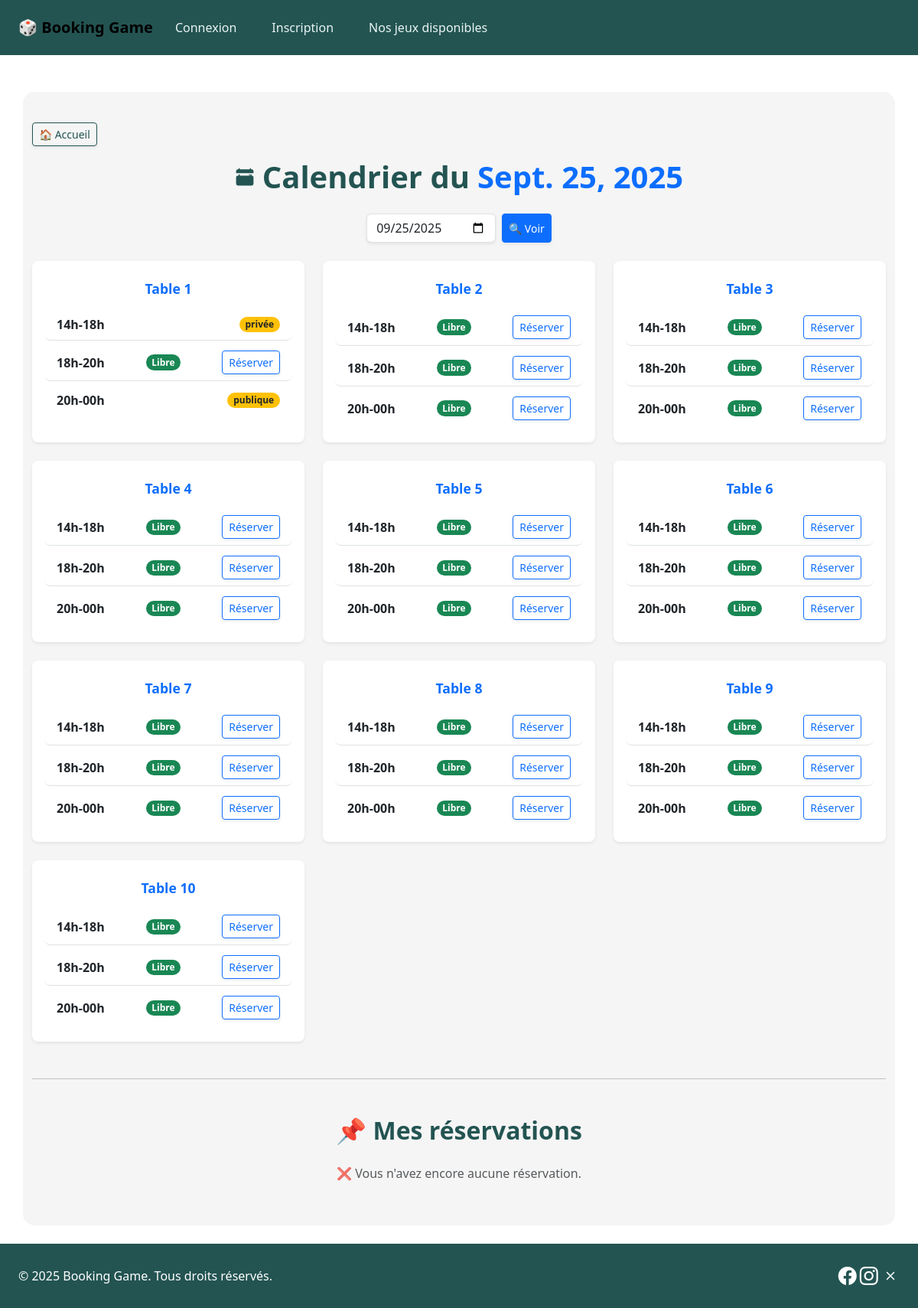
Screenshot of /calendar/ with the database file from the repository.
### tables_app/models.py (models this page shows, shortened)
class Table(models.Model):
    number_table = models.IntegerField(unique=True)
    capacity_table = models.IntegerField()
    state_table = models.CharField(max_length=10, choices=TableEtat.choices, default=TableEtat.LIBRE)
    game_table = models.ForeignKey("Game", null=True, blank=True, on_delete=models.SET_NULL)
    code_table = models.CharField(max_length=20, null=True, blank=True)
    customer_table = models.ManyToManyField(settings.AUTH_USER_MODEL,
                                            blank=True,
                                            related_name='joined_tables')

class Booking(models.Model):
    date = models.DateField(default=timezone.now)
    start_time = models.TimeField()
    duration = models.DurationField(help_text="Durée (HH:MM:SS)")
    booking_type = models.CharField(max_length=10, choices=BookingType.choices)
    table = models.ForeignKey("Table", on_delete=models.CASCADE)
    main_customer = models.ForeignKey(settings.AUTH_USER_MODEL, on_delete=models.CASCADE, related_name='bookings')
    code = models.CharField(max_length=10, blank=True, null=True)  # ajout du code
    game = models.ForeignKey("tables_app.Game", on_delete=models.SET_NULL, null=True, blank=True)
    custom_game = models.CharField(max_length=100, blank=True, null=True)

### tables_app/views.py (the view)
# urls.py: path('calendar/', views.calendar_view, name='calendar'),
def calendar_view(request):
    date_str = request.GET.get('date')
    if date_str:
        try:
            selected_date = datetime.strptime(date_str, '%Y-%m-%d').date()
        except ValueError:
            selected_date = date.today()
    else:
        selected_date = date.today()
    slots = [
        {"label": "14h-18h", "start": time(14, 0), "end": time(18, 0)},
        {"label": "18h-20h", "start": time(18, 0), "end": time(20, 0)},
        {"label": "20h-00h", "start": time(20, 0), "end": time(23, 59)},
    ]
    tables_data = []
    for table in Table.objects.all():
        table_slots = []
        for slot in slots:
            conflicts = Booking.objects.filter(
                table=table,
                date=selected_date,
                start_time__lt=slot["end"],
                start_time__gte=slot["start"]
            )
            if conflicts.exists():
                state = conflicts.first().booking_type
                available = False
            else:
                state = 'Libre'
                available = True
            table_slots.append({
                "slot_label": slot["label"],
                "state": state,
                "available": available,
            })
        tables_data.append({
            "table": table,
            "slots": table_slots
        })
    user_reservations = None
    if request.user.is_authenticated:
        user_reservations = Booking.objects.filter(
            main_customer=request.user
        ).order_by('-date', 'start_time')
    games = Game.objects.all()
    context = {
        "date": selected_date,
        "tables": tables_data,
        "user_reservations": user_reservations,
        "games": games,  # 👈 on passe les jeux au template
    }
    return render(request, "tables_app/calendar.html", context)

### tables_app/templates/tables_app/calendar.html (shortened to what this page needs)
{% extends "base.html" %}
{% load static %}
{% block content %}
<div class="container mt-4 calendar-page">
    <div class="mb-3 text-start">
        <a href="/" class="btn btn-outline-secondary btn-sm shadow-sm">🏠 Accueil</a>
    </div>
<h1 class="fw-bold text-center mb-4"
    style="color:#235452; display:flex; justify-content:center; align-items:center; gap:10px;">
    Calendrier du
    <span class="text-primary">{{ date }}</span>
</h1>
    <form method="get" action="{% url 'tables_app:calendar' %}" class="mb-4 d-flex justify-content-center gap-2 flex-wrap">
        <input type="date" id="date" name="date" value="{{ date|date:'Y-m-d' }}" class="form-control w-auto shadow-sm">
        <button type="submit" class="btn btn-primary btn-sm shadow-sm">🔍 Voir</button>
    </form>
    <div class="row g-4">
        {% for t in tables %}
        <div class="col-md-6 col-lg-4">
            <div class="card shadow-sm border-0 rounded-3 h-100">
                <div class="card-body">
                    <h5 class="card-title fw-bold text-center text-primary">Table {{ t.table.number_table }}</h5>
                    <ul class="list-group list-group-flush mt-3">
                        {% for slot in t.slots %}
                        <li class="list-group-item d-flex justify-content-between align-items-center">
                            <span class="fw-semibold">{{ slot.slot_label }}</span>
                            <span class="badge rounded-pill
                                {% if slot.state == 'Libre' %} bg-success {% else %} bg-warning text-dark {% endif %}">
                                {{ slot.state }}
                            </span>
                            {% if slot.available %}
                            <button class="btn btn-outline-primary btn-sm reserve-btn shadow-sm"
                                data-table-id="{{ t.table.id }}"
                                data-slot-label="{{ slot.slot_label }}"
                                data-date="{{ date|date:'Y-m-d' }}">
                                Réserver
                            </button>
                            {% endif %}
                        </li>
                        {% endfor %}
                    </ul>
                </div>
            </div>
        </div>
        {% endfor %}
    </div>
    <hr class="my-5">
    <h2 class="fw-bold text-center mb-4">📌 Mes réservations</h2>
    {% if user_reservations %}
        <div class="table-responsive shadow-sm rounded-3">
            <table class="table table-striped table-hover align-middle border border-2 border-primary rounded-3">
                <thead class="table-primary">
                    <tr>
                        <th scope="col">Table</th>
                        <th scope="col">Date</th>
                        <th scope="col">Heure</th>
                        <th scope="col">Type</th>
                        <th scope="col">Code privé</th>
                        <th scope="col">Jeu</th>
                    </tr>
                </thead>
                <tbody>
                    {% for booking in user_reservations %}
                    <tr>
                        <td>Table {{ booking.table.number_table }}</td>
                        <td>{{ booking.date|date:"d/m/Y" }}</td>
                        <td>{{ booking.start_time|time:"H:i" }} - {{ booking.end_time|time:"H:i" }}</td>
                        <td>
                            {% if booking.booking_type == 'privée' %}
                                <span class="badge bg-danger">🔒 Privée</span>
                            {% else %}
                                <span class="badge bg-success">👥 Publique</span>
                            {% endif %}
                        </td>
                        <td>
                            {% if booking.code %}
                                <span class="fw-bold text-primary">{{ booking.code }}</span>
                            {% else %}
                                -
                            {% endif %}
                        </td>
                        <td>
                            {% if booking.game %}
                                {{ booking.game.name_game }}
                            {% elif booking.custom_game %}
                                {{ booking.custom_game }}
                            {% else %}
                                -
                            {% endif %}
                        </td>
                    </tr>
                    {% endfor %}
                </tbody>
            </table>
        </div>
    {% else %}
        <p class="text-muted text-center">❌ Vous n'avez encore aucune réservation.</p>
    {% endif %}
</div>
{% endblock %}

### tables_app/static/css/style.css (style rules this page uses)
body { font-family: 'Poppins', sans-serif; background-color: #fff7f8; color: #333; margin: 0; padding: 0; }
a { text-decoration: none; }
.btn-primary { background-color: #fff6f0; border-color: #fff6f0; transition: background-color 0.3s, transform 0.2s; }
.container { background-color: #f5f5f5; padding: 40px 20px; border-radius: 15px; }
.btn-outline-secondary { border-radius: 10px; padding: 8px 12px; font-weight: bold; transition: background-color 0.3s ease, color 0.3s ease; }
h1 { font-weight: bold; font-size: 2rem; margin-bottom: 30px; color: #2F807D; }
.card { border-radius: 15px; overflow: hidden; transition: transform 0.3s ease, box-shadow 0.3s ease; }
.card-title { color: #2F807D; font-weight: bold; font-size: 1.1rem; margin: 10px 0 0 0; }
.text-muted { font-size: 1rem; color: #25615b; }
a { text-decoration: none; transition: color 0.3s ease; }
.calendar-page h1, .calendar-page h2 { color: #235452; }
.calendar-page .btn-outline-secondary { border-color: #235452; color: #235452; }
.calendar-page .card { border-radius: 15px; box-shadow: 0 5px 15px rgba(0,0,0,0.1); transition: transform 0.2s; }
.calendar-page .card .card-title { font-weight: 600; }
.calendar-page .list-group-item { border-radius: 8px; margin-bottom: 5px; }
.reserve-btn { transition: transform 0.2s; }
.form-control, .form-select { border-radius: 10px; box-shadow: none; }
.form-control { border-radius: 10px; box-shadow: none; }
body, html { margin: 0; padding: 0; width: 100%; }

### rows the page displays
Table: table.number_table "1", slot_label "14h-18h" "18h-20h" "20h-00h", state "Libre"
Booking: state "privée"
Booking: state "publique"
Table: table.number_table "2", slot_label "14h-18h" "18h-20h" "20h-00h", state "Libre" "Libre" "Libre"
Table: table.number_table "3", slot_label "14h-18h" "18h-20h" "20h-00h", state "Libre" "Libre" "Libre"
Table: table.number_table "4", slot_label "14h-18h" "18h-20h" "20h-00h", state "Libre" "Libre" "Libre"
Table: table.number_table "5", slot_label "14h-18h" "18h-20h" "20h-00h", state "Libre" "Libre" "Libre"
Table: table.number_table "6", slot_label "14h-18h" "18h-20h" "20h-00h", state "Libre" "Libre" "Libre"
Table: table.number_table "7", slot_label "14h-18h" "18h-20h" "20h-00h", state "Libre" "Libre" "Libre"
Table: table.number_table "8", slot_label "14h-18h" "18h-20h" "20h-00h", state "Libre" "Libre" "Libre"
Table: table.number_table "9", slot_label "14h-18h" "18h-20h" "20h-00h", state "Libre" "Libre" "Libre"
Table: table.number_table "10", slot_label "14h-18h" "18h-20h" "20h-00h", state "Libre" "Libre" "Libre"

### other values shown
{{ date }} "Sept. 25, 2025"
